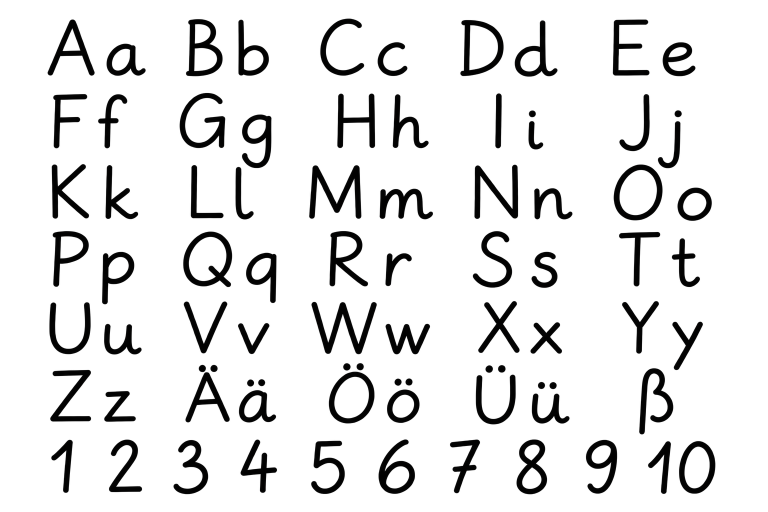
#> input picture SCHULSCHRIFT.png, 1536 x 1024 px (shown at 1/2 size)
$ python extract_schulschrift_glyphs.py
#> lines starting #> are read from the running program, lines starting #| are printed output that depends on the picture; after the words box and inside, x2 and y2 are one past the last pixel; in counts of white or black regions, pixels touching at a corner belong together
#!/usr/bin/env python3
"""Slice the approved Schulschrift sheet into per-character reference sheets.

The approved artwork (`SCHULSCHRIFT.png`, black ink in the alpha channel) is
the single source of truth for the new font.  This script cuts it into the
62 exercisable characters (A-Z, a-z, 0-9), lays them out on uniform white
reference sheets, and writes a debug contact sheet for visual review.

Umlauts are derived in the app from the base letters plus their dots; the ß
is extracted as a single tall glyph into the uppercase sheet.
"""

from __future__ import annotations

import json
from pathlib import Path

import numpy as np
from PIL import Image, ImageDraw, ImageFont
from scipy import ndimage

ROOT = Path(__file__).resolve().parents[1]
SOURCE = ROOT / 'SCHULSCHRIFT.png'
REFERENCE = ROOT / 'design' / 'print-handwriting-reference'
DEBUG_SHEET = REFERENCE / 'schulschrift-glyph-crops.png'
INK_RGB = (18, 22, 24)
ALPHA_THRESHOLD = 32

# Visual grid of the approved sheet: six pair rows of five cells, then digits.
ROW_LETTERS = (
    ('Aa', 'Bb', 'Cc', 'Dd', 'Ee'),
    ('Ff', 'Gg', 'Hh', 'Ii', 'Jj'),
    ('Kk', 'Ll', 'Mm', 'Nn', 'Oo'),
    ('Pp', 'Qq', 'Rr', 'Ss', 'Tt'),
    ('Uu', 'Vv', 'Ww', 'Xx', 'Yy'),
    ('Zz', 'Ää', 'Öö', 'Üü', 'ß'),
)
DIGIT_CELLS = ('1', '2', '3', '4', '5', '6', '7', '8', '9', '10')
COLUMN_STARTS = (95, 372, 640, 920, 1225)
COLUMN_END = 1435
SHEET_COLUMNS = 13
CELL_PADDING = 18
# Cell membership is decided by which span a component's centre falls into,
# keeping glyphs whole instead of clipping a fixed rectangle. The old cell
# rectangles ran from COLUMN_START-6 to the next start minus 48, which
# amputated the M's left upright (16px), G's left tip (7px) and W's left
# tip (11px). The spans below split that 42px no-man's-land at its middle;
# every glyph centre clears its cell boundary by >100px.
CELL_BOUNDARIES = tuple(start - 27 for start in COLUMN_STARTS[1:])


def column_of_center(center_x):
    """Sheet column whose cell span contains center_x."""
    for index, boundary in enumerate(CELL_BOUNDARIES):
        if center_x < boundary:
            return index
    return len(CELL_BOUNDARIES)


def row_bands(ink):
    """Seven content bands: six letter rows plus the digit row."""
    first_column = ink[:, COLUMN_STARTS[0]:292]
    occupied = first_column.any(axis=1)
    bands = []
    y = 0
    while y < occupied.shape[0]:
        if occupied[y]:
            top = y
            while y < occupied.shape[0] and occupied[y]:
                y += 1
            bands.append([top, y])
        else:
            y += 1
    assert len(bands) == 6, f'expected six letter bands, found {len(bands)}'
    # The P and U rows merge in the projection; split at the emptiest valley.
    merged = bands[3]
    height = merged[1] - merged[0]
    window = ink[merged[0]:merged[1], COLUMN_STARTS[0]:292]
    density = window.sum(axis=1)
    offset = height // 3
    valley = merged[0] + offset + int(np.argmin(density[offset:2 * offset]))
    bands[3:4] = [[merged[0], valley], [valley, merged[1]]]
    return bands[:6]


def digit_band(ink, letter_bands):
    first_column = ink[:, COLUMN_STARTS[0]:292]
    occupied = first_column.any(axis=1)
    bands = []
    y = 0
    while y < occupied.shape[0]:
        if occupied[y]:
            top = y
            while y < occupied.shape[0] and occupied[y]:
                y += 1
            bands.append((top, y))
        else:
            y += 1
    return bands[-1]


def component_rows(ink, bands):
    """Label the full sheet once and assign every component to a row band.

    Descenders (j, y, g) cross the visual row boundaries, so components are
    joined on the unclipped image first and then assigned to the band their
    pixels overlap most.
    """
    labels, count = ndimage.label(ink)
    assignment = {}
    for label in range(1, count + 1):
        ys, _ = np.where(labels == label)
        y_min, y_max = ys.min(), ys.max() + 1
        overlaps = [max(0, min(y_max, bottom) - max(y_min, top)) for top, bottom in bands]
        assignment[label] = int(np.argmax(overlaps))
    return labels, assignment


def cell_component_masks(labels, assignment, row_index, column):
    """Full-image masks of one row's components in one sheet cell.

    ``column`` is either a letter-column index (membership decided by the
    spans bounded by CELL_BOUNDARIES) or an explicit ``(x_min, x_max)``
    span as used by the digit cells. Components are kept whole and belong
    to the cell containing their horizontal centre: no rectangle clipping.
    """
    if isinstance(column, tuple):
        x_min, x_max = column
    elif column == 0:
        x_min, x_max = 0, CELL_BOUNDARIES[0]
    else:
        x_min = CELL_BOUNDARIES[column - 1]
        x_max = CELL_BOUNDARIES[column] if column < len(CELL_BOUNDARIES) else float('inf')
    chosen = [label for label, row in assignment.items() if row == row_index]
    if not chosen:
        raise ValueError(f'row {row_index} has no components')
    present = []
    masks = {}
    for label in chosen:
        mask = labels == label
        xs = np.where(mask)[1]
        center = (int(xs.min()) + int(xs.max())) / 2
        if not (x_min <= center < x_max):
            continue
        present.append(label)
        masks[label] = mask
    if not present:
        raise ValueError(f'row {row_index} column {column} is empty')
    return masks


def mask_bounds(masks):
    ys, xs = np.where(np.logical_or.reduce(masks))
    return int(xs.min()), int(ys.min()), int(xs.max()) + 1, int(ys.max()) + 1


def split_pair_components(component_masks):
    """Group a pair cell's components into (uppercase, lowercase) bounds+masks."""
    intervals = sorted(
        (int(xs.min()), int(xs.max()), label)
        for label, mask in component_masks.items()
        for xs in [np.where(mask)[1]]
    )
    gaps = [
        (right[0] - left[1], index)
        for index, (left, right) in enumerate(zip(intervals, intervals[1:]))
    ]
    width, index = max(gaps)
    if width < 2:
        raise ValueError('pair glyphs overlap without a separating gap')
    upper = [component_masks[intervals[i][2]] for i in range(index + 1)]
    lower = [component_masks[intervals[i][2]] for i in range(index + 1, len(intervals))]
    return mask_bounds(upper), mask_bounds(lower), upper, lower


def split_umlaut_pair(component_masks):
    """Split an umlaut cell (Ää, Öö, Üü) into (uppercase, lowercase) bounds.

    Each cell contains six disconnected components: the uppercase base and
    its two dots, then the lowercase base and its two dots. The dots sit
    above their base in the same x-range, so the largest horizontal gap
    separates the two cases; each side must hold exactly base + 2 dots.
    """
    intervals = sorted(
        (int(np.where(mask)[1].min()), int(np.where(mask)[1].max()), label)
        for label, mask in component_masks.items()
    )
    gaps = [
        (right[0] - left[1], index)
        for index, (left, right) in enumerate(zip(intervals, intervals[1:]))
    ]
    _, index = max(gaps)
    upper = [component_masks[intervals[i][2]] for i in range(index + 1)]
    lower = [component_masks[intervals[i][2]] for i in range(index + 1, len(intervals))]
    if len(upper) != 3 or len(lower) != 3:
        raise ValueError(f'umlaut cell must have base + two dots per case, got {len(upper)} / {len(lower)}')
    return mask_bounds(upper), mask_bounds(lower), upper, lower


def glyph_image(source_alpha, box, keep_masks=None):
    """Crop one glyph, keeping only its own components' pixels.

    Neighbouring glyphs bleed into a crop box: descenders of the row above
    (g, j, y, p, q) dip into the next row's cells, so a raw rectangle crop
    would carry foreign ink (e.g. the g tail that poked into the l box and
    looked like a stray blob on the l sprite). When keep_masks is given,
    every pixel outside those components is cleared.
    """
    x0, y0, x1, y1 = box
    alpha = source_alpha[y0:y1, x0:x1].copy()
    if keep_masks:
        keep = np.logical_or.reduce([mask[y0:y1, x0:x1] for mask in keep_masks])
        alpha = np.where(keep, alpha, 0)
    rgba = np.zeros((*alpha.shape, 4), dtype=np.uint8)
    rgba[:, :, 0] = INK_RGB[0]
    rgba[:, :, 1] = INK_RGB[1]
    rgba[:, :, 2] = INK_RGB[2]
    rgba[:, :, 3] = alpha
    return Image.fromarray(rgba, 'RGBA')


def main():
    REFERENCE.mkdir(parents=True, exist_ok=True)
    source = Image.open(SOURCE).convert('RGBA')
#> source is the input picture: PIL image 1536x1024 RGBA; mean R, G, B, A 0.2, 0.1, 0.1, 26.6
    alpha = np.array(source)[:, :, 3]
    ink = alpha >= ALPHA_THRESHOLD
#> ink: shape (1024, 1536) bool; 11.4% white; 84 white regions, largest, box (x1, y1, x2, y2) and area: (623, 603, 754, 709) 4643, (618, 330, 723, 438) 4465, (366, 463, 465, 575) 3947
    letter_bands = row_bands(ink)
#> in row_bands, `first_column = ink[:, COLUMN_STARTS[0]:292]`:
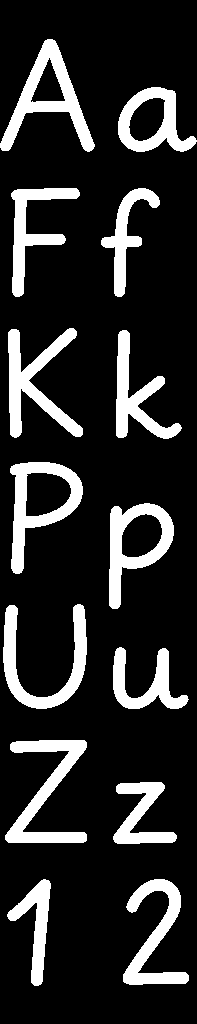
#> first_column: shape (1024, 197) bool; 16.9% white; 14 white regions, largest, box (x1, y1, x2, y2) and area: (0, 39, 95, 152) 3110, (8, 328, 83, 438) 2973, (5, 740, 87, 843) 2935
#> after the loop in row_bands, `while y < occupied.shape[0]:`: bands = [[39, 152], [188, 297], [328, 439], [462, 709], [740, 844], [879, 986]]; y = 1024
#> in row_bands, `merged = bands[3]`: merged = [462, 709]
#> in row_bands, `height = merged[1] - merged[0]`: height = 247
#> in row_bands, `window = ink[merged[0]:merged[1], COLUMN_STARTS[0]:292]`:
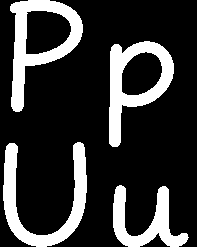
#> window: shape (247, 197) bool; 21.2% white; 4 white regions, box (x1, y1, x2, y2) and area: (10, 0, 83, 112) 2833, (3, 142, 87, 247) 2829, (109, 41, 174, 147) 2685, (113, 185, 189, 247) 1945
#> in row_bands, `density = window.sum(axis=1)`: density = 247 values, max 121 at index 236, min 12 at index 113, mean 41.67
#> in row_bands, `offset = height // 3`: offset = 82
#> in row_bands, `valley = merged[0] + offset + int(np.argmin(density[offset:2 * offset]))`: valley = 575
#> letter_bands = [[39, 152], [188, 297], [328, 439], [462, 575], [575, 709], [740, 844]]
    digits_band = digit_band(ink, letter_bands)
#> after the loop in digit_band, `while y < occupied.shape[0]:`: bands = [(39, 152), (188, 297), (328, 439), (462, 709), (740, 844), (879, 986)]; y = 1024
#> digits_band = (879, 986)
    labels, assignment = component_rows(ink, [*letter_bands, digits_band])
#> in component_rows, `labels, count = ndimage.label(ink)`:
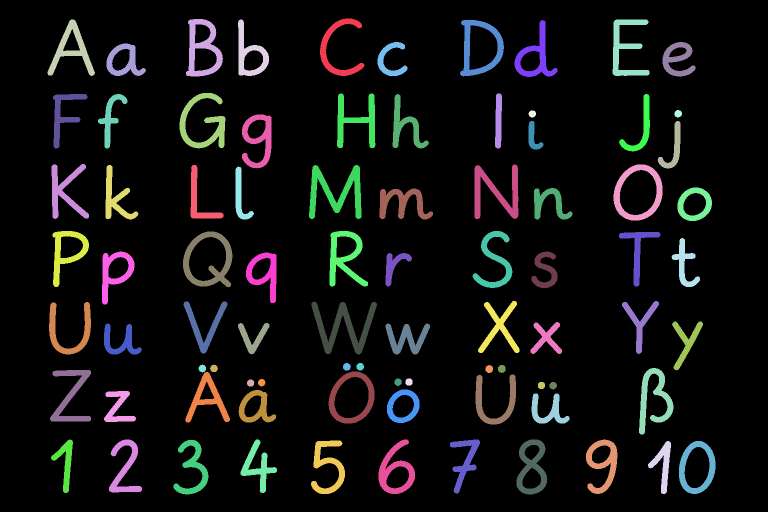
#> labels: shape (1024, 1536) int32 (shown at 1/2 size); 85 distinct labels, from 0 to 84; one colour per label, 0 black
#> in component_rows, `labels, count = ndimage.label(ink)`: count = 84
#> the loop in component_rows, `for label in range(1, count + 1):` made 84 passes
#> (y_min, y_max, overlaps) on passes 1 to 12: (37, 152, [113, 0, 0, 0, 0, 0, 0]), (38, 153, [113, 0, 0, 0, 0, 0, 0]), (39, 152, [113, 0, 0, 0, 0, 0, 0]), (39, 152, [113, 0, 0, 0, 0, 0, 0]), (39, 152, [113, 0, 0, 0, 0, 0, 0]), (40, 153, [112, 0, 0, 0, 0, 0, 0]), (40, 154, [112, 0, 0, 0, 0, 0, 0]), (84, 152, [68, 0, 0, 0, 0, 0, 0]), (84, 153, [68, 0, 0, 0, 0, 0, 0]), (87, 152, [65, 0, 0, 0, 0, 0, 0]), (186, 297, [0, 109, 0, 0, 0, 0, 0]), (187, 296, [0, 108, 0, 0, 0, 0, 0])
#> after the loop in component_rows, `for label in range(1, count + 1):`: assignment = 84 items
#> assignment = 84 items

    glyphs = {}
    for row_index, (band, pairs) in enumerate(zip(letter_bands, ROW_LETTERS)):
        for column_index, pair in enumerate(pairs):
            masks = cell_component_masks(labels, assignment, row_index, column_index)
            if len(pair) == 1:
                # The ß cell holds a single tall glyph, not an upper/lower pair.
                keep = list(masks.values())
                glyphs['ß'] = glyph_image(alpha, mask_bounds(keep), keep)
                continue
            upper, lower = pair
            if pair in ('Ää', 'Öö', 'Üü'):
                upper_box, lower_box, upper_masks, lower_masks = split_umlaut_pair(masks)
            else:
                upper_box, lower_box, upper_masks, lower_masks = split_pair_components(masks)
            glyphs[upper] = glyph_image(alpha, upper_box, upper_masks)
            glyphs[lower] = glyph_image(alpha, lower_box, lower_masks)
#> this loop made 6 passes
#> (band, pairs) on passes 1 to 3: ([39, 152], ('Aa', 'Bb', 'Cc', 'Dd', 'Ee')), ([188, 297], ('Ff', 'Gg', 'Hh', 'Ii', 'Jj')), ([328, 439], ('Kk', 'Ll', 'Mm', 'Nn', 'Oo'))
#> pass 1, in glyph_image, `keep = np.logical_or.reduce([mask[y0:y1, x0:x1] for mask in keep_masks])`:
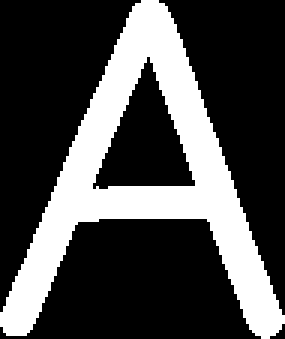
#> keep: shape (113, 95) bool (shown 3 times larger); 29% white; 1 white region, box (x1, y1, x2, y2) and area: (0, 0, 95, 113) 3110
#> pass 1, in glyph_image (call 2), `alpha = source_alpha[y0:y1, x0:x1].copy()`:
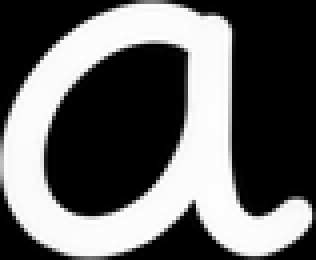
#> alpha: shape (65, 79) (shown 4 times larger); min 0, max 254, mean 100.8

    digit_top, digit_bottom = digits_band
    columns = ink[digit_top:digit_bottom, 90:1440].any(axis=0)
    edges = []
    start = None
    for index, filled in enumerate(columns):
        if filled and start is None:
            start = index
        if not filled and start is not None:
            edges.append([start, index])
            start = None
#> this loop made 1350 passes
#> filled on passes 1 to 3: False, False, False
    if start is not None:
        edges.append([start, len(columns)])
    merged = []
    for edge in edges:
        if merged and edge[0] - merged[-1][1] < 30:
            merged[-1][1] = edge[1]
        else:
            merged.append(edge)
#> this loop made 11 passes
#> edge on passes 1 to 11: [12, 56], [128, 194], [257, 327], [391, 464], [532, 600], [667, 740], [810, 870], [943, 1005], [1082, 1145], [1206, 1252], [1268, 1341]
    assert len(merged) == len(DIGIT_CELLS), f'expected {len(DIGIT_CELLS)} digit cells, found {len(merged)}: {merged}'
    for (cell_left, cell_right), label in zip(merged, DIGIT_CELLS):
        masks = cell_component_masks(labels, assignment, len(letter_bands), (90 + cell_left - 3, 90 + cell_right + 3))
        if label == '10':
            _, zero_box, _, zero_masks = split_pair_components(masks)
            glyphs['0'] = glyph_image(alpha, zero_box, zero_masks)
        else:
            keep = list(masks.values())
            glyphs[label] = glyph_image(alpha, mask_bounds(keep), keep)
#> this loop made 10 passes
#> (cell_left, cell_right, label) on passes 1 to 10: (12, 56, '1'), (128, 194, '2'), (257, 327, '3'), (391, 464, '4'), (532, 600, '5'), (667, 740, '6'), (810, 870, '7'), (943, 1005, '8'), (1082, 1145, '9'), (1206, 1341, '10')

    expected = [chr(c) for c in range(ord('A'), ord('Z') + 1)] + \
               [chr(c) for c in range(ord('a'), ord('z') + 1)] + \
               list('ÄÖÜäöü') + ['ß'] + [str(d) for d in range(10)]
    missing = [character for character in expected if character not in glyphs]
    assert not missing, f'missing glyphs: {missing}'

    # Debug contact sheet of every crop.
    cell_w = max(image.width for image in glyphs.values()) + 24
    cell_h = max(image.height for image in glyphs.values()) + 44
    cols = 10
    rows = (len(expected) + cols - 1) // cols
    sheet = Image.new('RGB', (cols * cell_w, rows * cell_h), '#ffffff')
#> sheet: PIL image 1550x1239 RGB; every value is 255
    draw = ImageDraw.Draw(sheet)
    font = ImageFont.load_default(size=18)
    for index, character in enumerate(expected):
        left = (index % cols) * cell_w
        top = (index // cols) * cell_h
        draw.rectangle((left, top, left + cell_w - 1, top + cell_h - 1), outline='#d0d8dc')
        draw.text((left + 6, top + 4), character, fill='#23343a', font=font)
        image = glyphs[character]
        background = Image.new('RGBA', (cell_w, cell_h - 30), '#ffffff')
        background.alpha_composite(image, ((cell_w - image.width) // 2, 26 + (cell_h - 60 - image.height) // 2))
        sheet.paste(background.convert('RGB'), (left, top))
    sheet.save(DEBUG_SHEET, optimize=True)

    # Uniform white reference sheets at native resolution. Each sheet's
    # cell geometry is recorded in sheet-layout.json so downstream tooling
    # (extract_handwriting_templates.py) slices the sheets without
    # hardcoding numbers that silently go stale when glyphs grow.
    def build_sheet(characters, name):
#> called with name = 'uppercase-v2.png'
        cell_w = max(glyphs[c].width for c in characters) + CELL_PADDING * 2
        cell_h = max(glyphs[c].height for c in characters) + CELL_PADDING * 2
        rows = (len(characters) + SHEET_COLUMNS - 1) // SHEET_COLUMNS
        out = Image.new('RGB', (SHEET_COLUMNS * cell_w, rows * cell_h), '#ffffff')
#> out: PIL image 2171x507 RGB; every value is 255
        for index, character in enumerate(characters):
            image = glyphs[character]
            left = (index % SHEET_COLUMNS) * cell_w
            top = (index // SHEET_COLUMNS) * cell_h
            out.paste(
                image,
                (left + (cell_w - image.width) // 2, top + (cell_h - image.height) // 2),
                image,
            )
#> image: PIL image 69x133 RGBA
        out.save(REFERENCE / name, optimize=True)
        print(f'{name}: {out.size}, cell {cell_w}x{cell_h}')
#| uppercase-v2.png: (2171, 507), cell 167x169
        return {
            'file': name,
            'columns': SHEET_COLUMNS,
            'row_tops': [row * cell_h for row in range(rows)],
            'cell_width': cell_w,
            'cell_height': cell_h,
        }

    layouts = {
        'uppercase': build_sheet([chr(c) for c in range(ord('A'), ord('Z') + 1)] + list('ÄÖÜ') + ['ß'], 'uppercase-v2.png'),
        'lowercase': build_sheet([chr(c) for c in range(ord('a'), ord('z') + 1)] + list('äöü'), 'lowercase-v3.png'),
        'digits': build_sheet([str(d) for d in range(10)], 'digits-v2.png'),
    }
#> in build_sheet (call 2), `out = Image.new('RGB', (SHEET_COLUMNS * cell_w, rows * cell_h), '#ffff..`: out: PIL image 1859x459 RGB; every value is 255
#| lowercase-v3.png: (1859, 459), cell 143x153
#> call 3 of build_sheet, with name = 'digits-v2.png'
#> in build_sheet (call 3), `out = Image.new('RGB', (SHEET_COLUMNS * cell_w, rows * cell_h), '#ffff..`: out: PIL image 1417x146 RGB; every value is 255
#> after the loop in build_sheet (call 3), `for index, character in enumerate(characters):`:
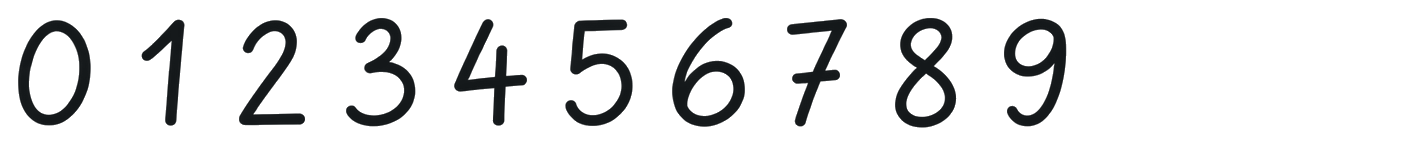
#> out: PIL image 1417x146 RGB; mean R, G, B 227.1, 227.6, 227.8
#| digits-v2.png: (1417, 146), cell 109x146
    (REFERENCE / 'sheet-layout.json').write_text(json.dumps(layouts, indent=2) + '\n')
    print(f'wrote sheet layout: {REFERENCE / "sheet-layout.json"}')
    sizes = {c: (glyphs[c].width, glyphs[c].height) for c in expected}
    print('glyph sizes:', sizes)
#> (printed output is left out)
    print(f'wrote {len(glyphs)} glyphs; debug sheet: {DEBUG_SHEET}')
#| wrote 69 glyphs; debug sheet: design/print-handwriting-reference/schulschrift-glyph-crops.png


def baseline_offsets():
    """Print the JS map of crop-top-to-baseline distances for name layout."""
    source = Image.open(SOURCE).convert('RGBA')
    alpha = np.array(source)[:, :, 3]
    ink = alpha >= ALPHA_THRESHOLD
    letter_bands = row_bands(ink)
    digits_band = digit_band(ink, letter_bands)
    labels, assignment = component_rows(ink, [*letter_bands, digits_band])
    # Flat-bottom capitals per row pin the drawn baseline; rounded or pointed
    # glyphs overshoot it by a pixel or two.
    flat_bottoms = {
        0: ['B', 'E'], 1: ['F', 'H', 'I'], 2: ['K', 'L', 'M', 'N'],
        3: ['P', 'R', 'T'], 4: ['U', 'X'], 5: ['Z'],
    }
    boxes = {}
    for row_index, (band, pairs) in enumerate(zip(letter_bands, ROW_LETTERS)):
        for column_index, pair in enumerate(pairs):
            if len(pair) == 1:
                masks = cell_component_masks(labels, assignment, row_index, column_index)
                keep = list(masks.values())
                boxes['ß'] = (*mask_bounds(keep), row_index)
                continue
            masks = cell_component_masks(labels, assignment, row_index, column_index)
            if pair in ('Ää', 'Öö', 'Üü'):
                upper_box, lower_box, _, _ = split_umlaut_pair(masks)
            else:
                upper_box, lower_box, _, _ = split_pair_components(masks)
            boxes[pair[0]] = (*upper_box, row_index)
            boxes[pair[1]] = (*lower_box, row_index)
#> this loop made 6 passes
    baselines = {}
    for row_index, characters in flat_bottoms.items():
        bottoms = []
        for character in characters:
            x0, _, x1, _, _ = boxes[character]
            masks = cell_component_masks(labels, assignment, row_index, (x0 - 2, x1 + 2))
            for mask in masks.values():
                ys, _ = np.where(mask)
                bottoms.append(int(ys.max()))
        baselines[row_index] = int(np.median(bottoms))
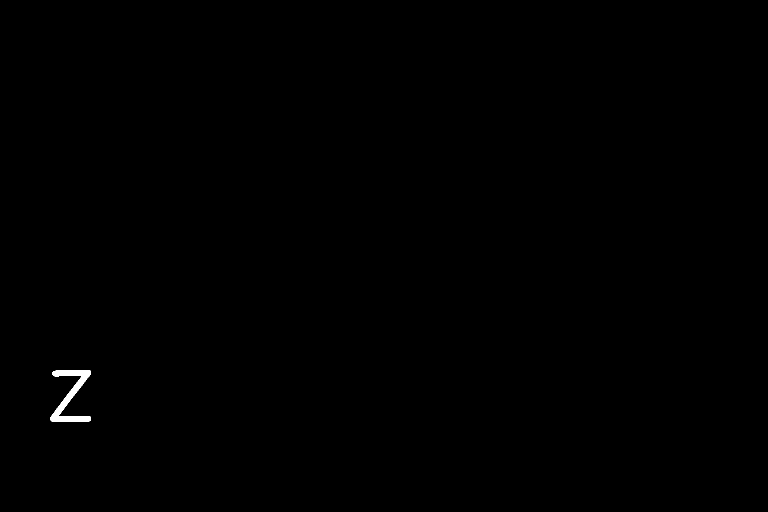
#> mask: shape (1024, 1536) bool (shown at 1/2 size); 0.19% white; 1 white region, box (x1, y1, x2, y2) and area: (100, 740, 182, 843) 2935
    print('const SCHULSCHRIFT_BASELINE_OFFSETS = Object.freeze({')
    letters = [chr(c) for c in range(ord('A'), ord('Z') + 1)]
    letters += [chr(c) for c in range(ord('a'), ord('z') + 1)]
    letters += list('ÄÖÜäöü')
    letters.append('ß')
    for character in letters:
        x0, y0, _, _, row_index = boxes[character]
        offset = baselines[row_index] - y0
        print(f"  {character!r}: {offset},")
#> this loop made 59 passes
#|   'A': 112,
#|   'B': 113,
#|   'C': 114,
#|   'D': 111,
#|   'E': 112,
#|   'F': 108,
#|   'G': 110,
#|   'H': 109,
#> (further printed lines are left out)
    print('});')


if __name__ == '__main__':
    main()
    baseline_offsets()
